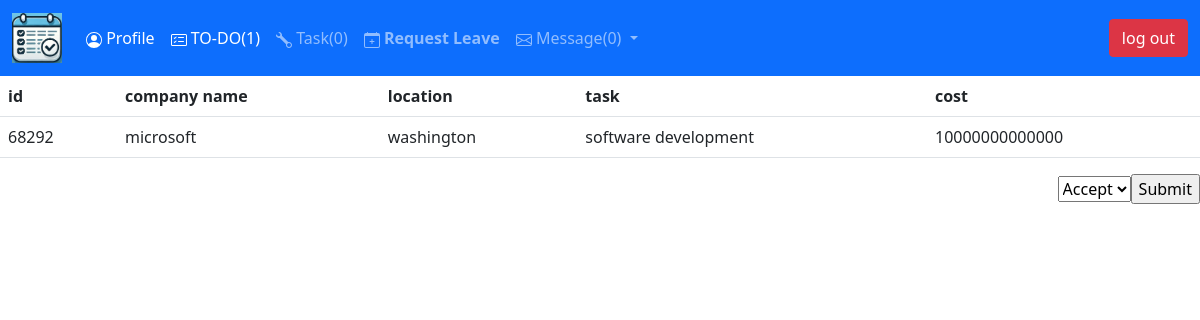
/to-do (signed in), run on the app's committed database.
### main.py (models this page shows)
class Task(db.Model):
    __tablename__ = "tasks"
    id = db.Column(db.Integer, primary_key=True)
    task_id = db.Column(db.String(30), nullable=False)
    location = db.Column(db.String(30), nullable=False)
    task_name = db.Column(db.String(30), nullable=False)
    status = db.Column(db.String(30), nullable=False)
    cost = db.Column(db.Integer)
    payment = db.Column(db.Integer)
    startDate= db.Column(db.String(300))
    stopDate = db.Column(db.String(300))
    staff_pending = db.Column(db.String(300))
    staff_accepted = db.Column(db.String(300))
    staff_rejected = db.Column(db.String(300))
    company_id = db.Column(db.Integer, db.ForeignKey('company.id'))
    company_name = relationship("Company", back_populates='task', lazy='subquery')
    comment = relationship("Comment", back_populates='task_name', lazy='subquery')

class Company(db.Model):
    __tablename__ = 'company'
    id = db.Column(db.Integer, primary_key=True)
    name = db.Column(db.String(30), nullable=False)
    location = db.Column(db.String(30), nullable=False)
    contact = db.Column(db.String(30))
    mail = db.Column(db.String(30))
    task = relationship("Task", back_populates='company_name', lazy='subquery')

### main.py (the view, shortened to what this page needs)
@app.route('/to-do', methods=['GET', 'POST'])
@login_required
def to_do():
    table_head = ('id', 'company name', 'location', 'task', 'cost')
    project = []
    details = staff_stat(current_user)
    form = AcceptRejectForm()
    if current_user.pending not in (None, ' ', ""):
        ids = current_user.pending.split(",")
        ids = [tsk for tsk in ids if tsk.isnumeric()]
        for tsk in ids:
            project.append(db.get_or_404(Task, int(tsk)))
    return render_template('/user/todo.html', table_head=table_head, details = staff_stat(current_user),  task=project, form=form, num_mail=mail_counter())

### forms.py
class AcceptRejectForm(FlaskForm):
    accept = SelectField(u'Accept or Reject', choices=['Accept', "Reject"], default='Accept', validators=[DataRequired()])
    task_id = IntegerField()
    submit = SubmitField('Submit')

### main.py (called while the page is built)
@login_manager.user_loader
def load_user(user_id):
    return db.get_or_404(User, user_id)

def mail_counter():
    messages = db.session.query(Messages).all()
    messages = [message for message in messages if message.receiver == current_user.id_name]
    messages = [message for message in messages if message.read is False]
    return len(messages)

### templates/user/todo.html (shortened to what this page needs)
{% extends 'header.html' %}
{% block content %}
{% from 'bootstrap5/form.html' import render_form %}
{% for project in task %}
<table class="table table-hover">
<tr>
{% for heading in table_head %}
    <th>{{heading}}</th>
 {% endfor %}
</tr>
    <tr>
        <td>{{project.task_id}}</td>
        <td>{{project.company_name.name}}</td>
        <td>{{project.location}}</td>
        <td>{{project.task_name}}</td>
        <td>{{project.cost}}</td>
     </tr>
    </table>
        <div class="row">
            <form action="{{url_for('to_do')}}" method="POST">
            <div class="col-12"> <p align="right">
                {{ form.accept()}}{{form.submit}}
            </div>
            </form>
        </div>
{% endfor %}
{% endblock %}

### data on the page
Task: table_head "id" "company name" "location" "task" "cost", task_id "68292", company_name.name "microsoft", location "washington", task_name "software development", cost "10000000000000"

### other printed values
{{ details['pen'][1] }} "1"
{{ details['on'][1] }} "0"
{{ num_mail }} "0"
